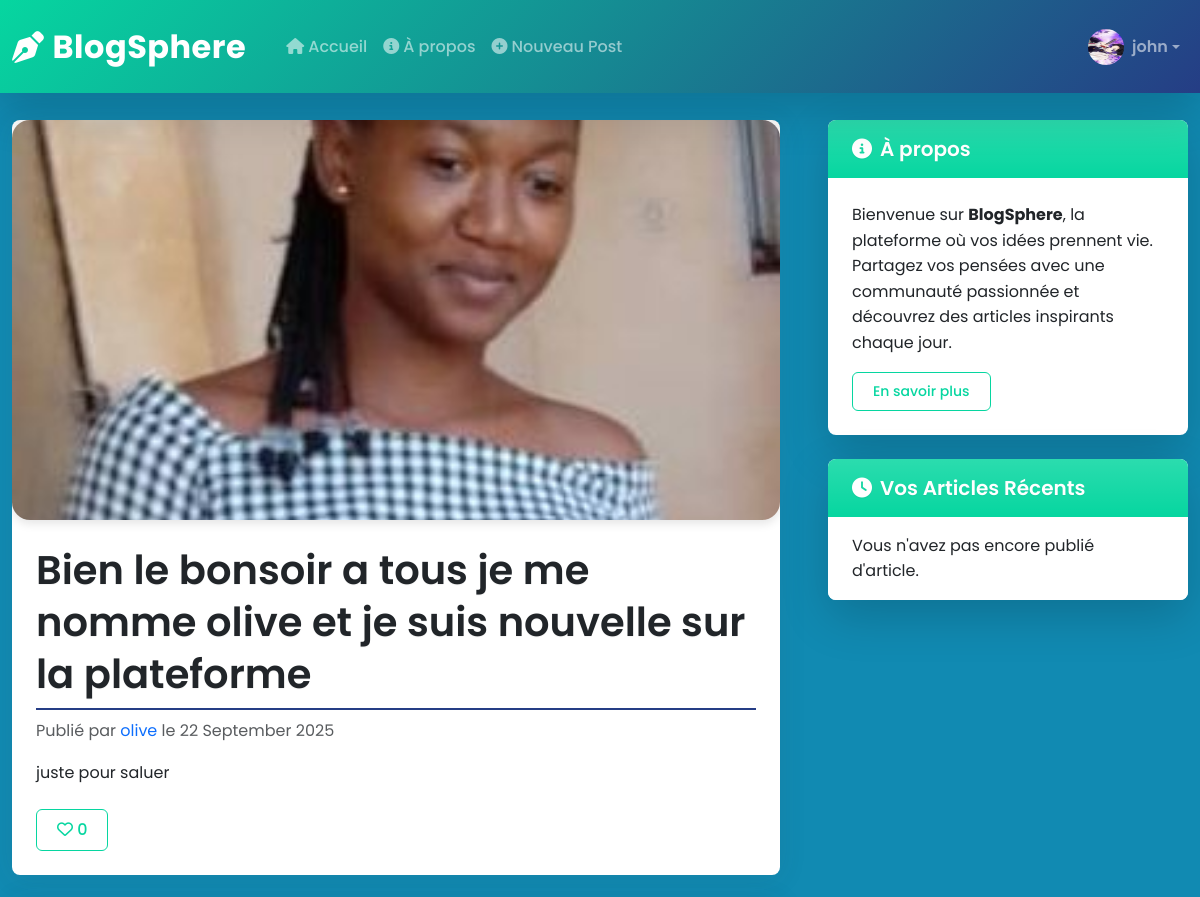
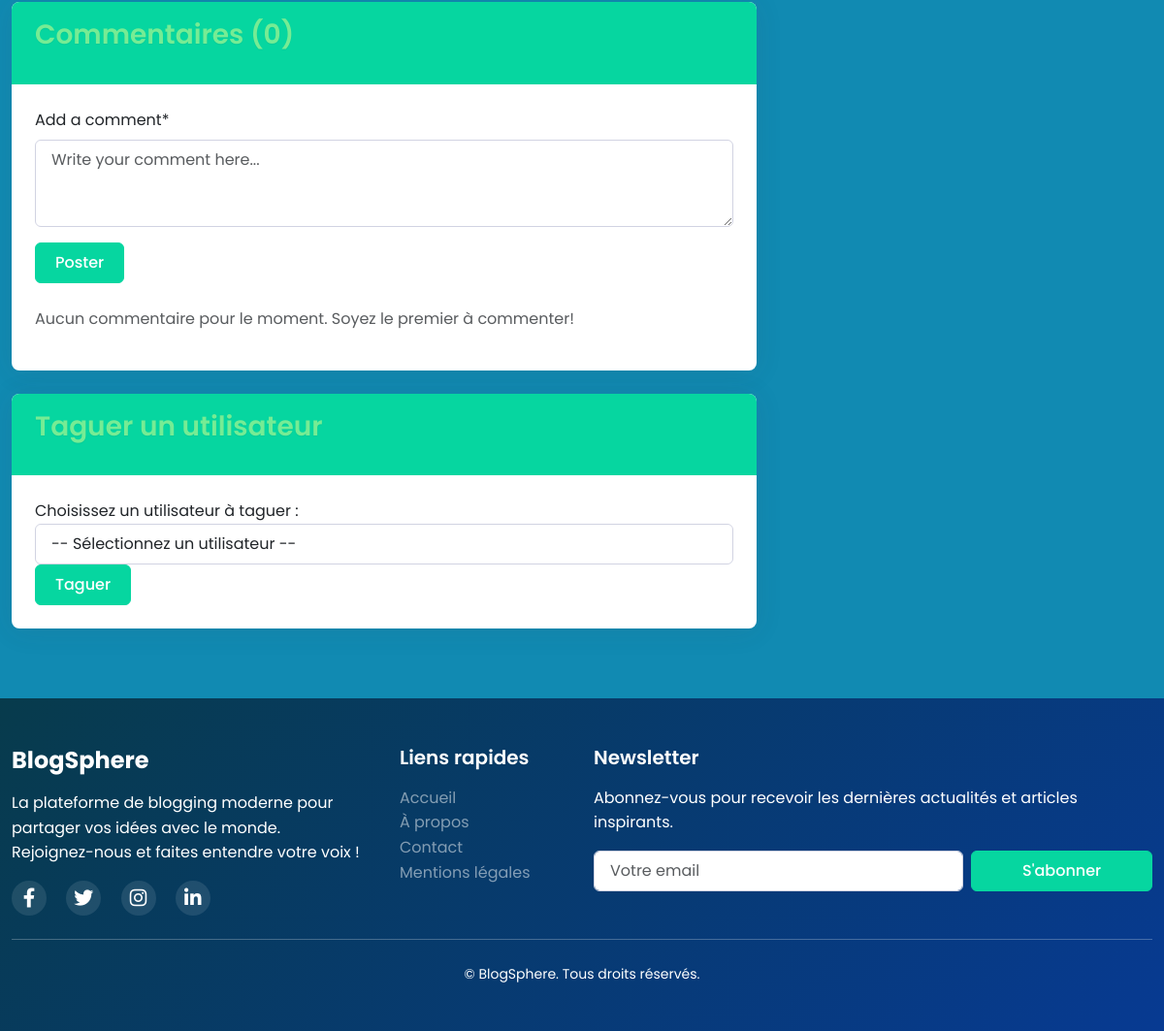
The page /post/17/ (signed in) on the database its author committed (2 pictures, top to bottom).
### blog/models.py (models this page shows, shortened)
class Person(AbstractBaseUser, PermissionsMixin):
    SEX_TYPES = (
        ('M', 'Male'),
        ('F', 'Feminine'),
    )
    username = models.CharField(max_length=150, unique=False)  # unique ajouté pour éviter doublons
    email = models.EmailField(unique=True)
    sex = models.CharField(max_length=1, choices=SEX_TYPES, blank=True, null=True)
    profile_picture = models.ImageField(upload_to='profiles/', blank=True, null=True, default='default.jpg')
    is_staff = models.BooleanField(default=False)
    is_superuser = models.BooleanField(default=False)
    is_active = models.BooleanField(default=True)
    groups = models.ManyToManyField(
        Group,
        related_name='person_set',
        blank=True,
        verbose_name='groups',
        help_text='The groups this user belongs to.'
    )
    user_permissions = models.ManyToManyField(
        Permission,
        related_name='person_permissions_set',
        blank=True,
        verbose_name='user permissions',
        help_text='Specific permissions for this user.'
    )
    objects = UserManager()
    USERNAME_FIELD = 'email'
    REQUIRED_FIELDS = ['username']
    class Meta:
        verbose_name = "Person"
        verbose_name_plural = "Persons"
        constraints = [
            models.UniqueConstraint(fields=['username', 'email'], name='unique_person_username_email')
        ]
    def __str__(self):
        return self.username

class Profile(models.Model):
    user = models.OneToOneField(Person, on_delete=models.CASCADE)
    image = models.ImageField(default='default.jpg', upload_to='profile_pics')
    bio = models.TextField(max_length=500, blank=True)

class Post(models.Model):
    title = models.CharField(max_length=200)
    content = models.TextField()
    date_posted = models.DateTimeField(default=timezone.now)
    author = models.ForeignKey(Person, on_delete=models.CASCADE)
    image = models.ImageField(upload_to='post_images', blank=True, null=True)
    likes = models.ManyToManyField(Person, related_name='blog_posts', blank=True)
    def total_likes(self):
        return self.likes.count()

### blog/views.py (the view)
# urls.py: path('post/<int:pk>/', PostDetailView.as_view(), name='post-detail'),
class PostDetailView(DetailView):
    model = Post
    template_name = 'blog/post_detail.html'
    context_object_name = 'post'
    def get_context_data(self, **kwargs):
        context = super().get_context_data(**kwargs)
        post = self.get_object()
        comments = post.comments.filter(approved_comment=True)
        context['comments'] = [comment.format_text_with_mentions() for comment in comments]
        context['comment_form'] = CommentForm()
        if self.request.user.is_authenticated:
            context['all_users'] = Person.objects.exclude(id=self.request.user.id)
        else:
            context['all_users'] = Person.objects.none()
        return context

### blog/templates/blog/post_detail.html (shortened to what this page needs)
{% extends "blog/base.html" %}
{% load crispy_forms_tags %}
{% block content %}
    <article class="card mb-4">
        {% if post.image %}
            <img src="{{ post.image.url }}" class="card-img-top post-image" alt="{{ post.title }}">
        {% endif %}
        <div class="card-body">
            <h1 class="card-title">{{ post.title }}</h1>
            <p class="text-muted">Publié par <a href="{% url 'user-posts' post.author.username %}">{{ post.author }}</a> le {{ post.date_posted|date:"d F Y" }}</p>
            <div class="card-text">{{ post.content|linebreaks }}</div>
            <div class="mt-4 d-flex justify-content-between">
                <div>
                    <button id="like-btn" class="btn btn-outline-primary like-btn" data-post-id="{{ post.id }}">
                        <i class="far fa-heart"></i> <span id="like-count">{{ post.total_likes }}</span>
                    </button>
                </div>
            </div>
        </div>
    </article>
    <section class="card mb-4">
        <div class="card-header">
            <h3>Commentaires ({{ post.comments.count }})</h3>
        </div>
        <div class="card-body">
            {% if user.is_authenticated %}
                <form method="post" class="mb-4">
                    {{ comment_form|crispy }}
                    <button type="submit" class="btn btn-primary">Poster</button>
                </form>
            {% else %}
                <p class="text-muted">Vous devez être connecté pour commenter. <a href="{% url 'login' %}">Connectez-vous</a> ou <a href="{% url 'register' %}">inscrivez-vous</a>.</p>
            {% endif %}
            <div class="comments-section">
                {% for comment in comments %}
                    <div class="comment mb-3">
                        <div class="d-flex justify-content-between">
                            <strong>{{ comment.author.username }}</strong>
                            <small class="text-muted">{{ comment.created_date|timesince }} ago</small>
                        </div>
                        <p>{{ comment|safe }}</p>
                        {% if comment.author == user or user.is_superuser %}
                            <div>
                                <a href="#" class="text-danger">Supprimer</a>
                            </div>
                        {% endif %}
                    </div>
                    {% if not forloop.last %}<hr>{% endif %}
                {% empty %}
                    <p class="text-muted">Aucun commentaire pour le moment. Soyez le premier à commenter!</p>
                {% endfor %}
            </div>
        </div>
    </section>
    <section class="card mb-4">
        <div class="card-header">
            <h3>Taguer un utilisateur</h3>
        </div>
        <div class="card-body">
            {% if user.is_authenticated %}
                <form method="post" action="{% url 'post-tag-user' post.id  %}">
                    <div class="form-group">
                        <label for="user">Choisissez un utilisateur à taguer :</label>
                        <select name="user" class="form-control" required>
                            <option value="">-- Sélectionnez un utilisateur --</option>
                        </select>
                    </div>
                    <button type="submit" class="btn btn-primary">Taguer</button>
                </form>
            {% else %}
                <p class="text-muted">Vous devez être connecté pour taguer un utilisateur.</p>
            {% endif %}
        </div>
    </section>
{% endblock %}

### blog/templates/blog/base.html (shortened to what this page needs)
{% load static %}
<!DOCTYPE html>
<html lang="fr">
<head>
    <link rel="stylesheet" href="https://cdn.jsdelivr.net/npm/bootstrap-icons@1.11.1/font/bootstrap-icons.css">
    <link href="https://cdn.jsdelivr.net/npm/bootstrap@5.3.0/dist/css/bootstrap.min.css" rel="stylesheet" />
    <link rel="stylesheet" href="https://cdnjs.cloudflare.com/ajax/libs/font-awesome/6.4.0/css/all.min.css" />
    <link rel="stylesheet" href="https://cdnjs.cloudflare.com/ajax/libs/animate.css/4.1.1/animate.min.css" />
    <link rel="stylesheet" href="{% static 'blog/css/main.css' %}" />
</head>
<body class="d-flex flex-column min-vh-100">
    <header>
        <nav class="navbar navbar-expand-lg navbar-dark shadow-lg fixed-top py-3 custom-navbar">
            <div class="container">
                <a class="navbar-brand fw-bold fs-2 d-flex align-items-center" href="{% url 'blog-home' %}">
                    <i class="fas fa-pen-nib me-2"></i>BlogSphere
                </a>
                <div class="collapse navbar-collapse" id="navbarNav">
                    <ul class="navbar-nav me-auto ms-3">
                        <li class="nav-item">
                            <a class="nav-link {% if request.resolver_match.url_name == 'blog-home' %}active{% endif %}" href="{% url 'blog-home' %}">
                                <i class="fas fa-home me-1"></i>Accueil
                            </a>
                        </li>
                        <li class="nav-item">
                            <a class="nav-link {% if request.resolver_match.url_name == 'blog-about' %}active{% endif %}" href="{% url 'blog-about' %}">
                                <i class="fas fa-info-circle me-1"></i>À propos
                            </a>
                        </li>
                        {% if user.is_authenticated %}
                        <li class="nav-item">
                            <a class="nav-link" href="{% url 'post-create' %}">
                                <i class="fas fa-plus-circle me-1"></i>Nouveau Post
                            </a>
                        </li>
                        {% endif %}
                    </ul>
                    <ul class="navbar-nav ms-auto">
                        {% if user.is_authenticated %}
                        <li class="nav-item dropdown">
                            <a class="nav-link dropdown-toggle d-flex align-items-center" href="#" id="userDropdown"
                               role="button" data-bs-toggle="dropdown" aria-expanded="false">
                                {% if user.profile.image %}
                                    <img src="{{ user.profile.image.url }}"
                                         class="rounded-circle profile-img me-2" width="36" height="36" alt="Profile" />
                                {% else %}
                                    <img src="https://ui-avatars.com/api/?name={{ user.username }}&background=random"
                                         class="rounded-circle profile-img me-2" width="36" height="36" alt="Profile" />
                                {% endif %}
                                <span class="fw-semibold">{{ user.username }}</span>
                            </a>
                        </li>
                        {% endif %}
                    </ul>
                </div>
            </div>
        </nav>
    </header>
    <main class="flex-grow-1 mt-5 pt-4">
        <div class="container my-5">
            <div class="row g-5">
                <div class="col-lg-8">
                    {% block content %}{% endblock %}
                </div>
                <div class="col-lg-4">
                    <div class="sticky-top custom-sticky">
                        <div class="card shadow-lg mb-4 animate__animated animate__fadeInRight">
                            <div class="card-header bg-gradient text-white custom-card-header">
                                <h5 class="mb-0"><i class="fas fa-info-circle me-2"></i>À propos</h5>
                            </div>
                            <div class="card-body">
                                <p class="card-text">
                                    Bienvenue sur <b>BlogSphere</b>, la plateforme où vos idées prennent vie.<br>
                                    Partagez vos pensées avec une communauté passionnée et découvrez des articles inspirants chaque jour.
                                </p>
                                <a href="{% url 'blog-about' %}" class="btn btn-outline-primary btn-sm">En savoir plus</a>
                            </div>
                        </div>
                        <div class="card shadow-lg animate__animated animate__fadeInRight animate__delay-1s">
                            <div class="card-header bg-gradient text-white custom-card-header">
                                <h5 class="mb-0"><i class="fas fa-clock me-2"></i>Vos Articles Récents</h5>
                            </div>
                            <div class="card-body p-0">
                                <div class="list-group list-group-flush">
                                    {% if user.is_authenticated and user_recent_posts %}
                                        {% for post in user_recent_posts %}
                                        <a href="{% url 'post-detail' post.pk %}"
                                           class="list-group-item list-group-item-action d-flex justify-content-between align-items-center">
                                            <span>{{ post.title|truncatechars:5 }}</span>
                                            <span class="badge bg-primary rounded-pill">{{ post.comments.count }}</span>
                                        </a>
                                        {% endfor %}
                                    {% elif user.is_authenticated %}
                                        <div class="list-group-item">Vous n'avez pas encore publié d'article.</div>
                                    {% else %}
                                        <div class="list-group-item">Connectez-vous pour voir vos articles récents.</div>
                                    {% endif %}
                                </div>
                            </div>
                        </div>
                    </div>
                </div>
            </div>
        </div>
    </main>
    <footer class="footer-bg text-white py-5 mt-auto">
        <div class="container">
            <div class="row">
                <div class="col-md-4 mb-4 mb-md-0">
                    <h4 class="fw-bold mb-3">BlogSphere</h4>
                    <p>
                        La plateforme de blogging moderne pour partager vos idées avec le monde.<br>
                        Rejoignez-nous et faites entendre votre voix !
                    </p>
                    <div class="social-icons mt-3">
                        <a href="#" class="text-white me-3 fs-5"><i class="fab fa-facebook-f"></i></a>
                        <a href="#" class="text-white me-3 fs-5"><i class="fab fa-twitter"></i></a>
                        <a href="#" class="text-white me-3 fs-5"><i class="fab fa-instagram"></i></a>
                        <a href="#" class="text-white fs-5"><i class="fab fa-linkedin-in"></i></a>
                    </div>
                </div>
                <div class="col-md-2 mb-4 mb-md-0">
                    <h5 class="mb-3">Liens rapides</h5>
                    <ul class="list-unstyled">
                        <li><a href="{% url 'blog-home' %}" class="text-white-50">Accueil</a></li>
                        <li><a href="{% url 'blog-about' %}" class="text-white-50">À propos</a></li>
                        <li><a href="{% url 'blog-Contact' %}" class="text-white-50">Contact</a></li>
                        <li><a href="{% url 'privacy-policy' %}" class="text-white-50">Mentions légales</a></li>
                    </ul>
                </div>
                <div class="col-md-6">
                    <h5 class="mb-3">Newsletter</h5>
                    <p>Abonnez-vous pour recevoir les dernières actualités et articles inspirants.</p>
                    <form class="row g-2" method="post" action="{% url 'newsletter-subscribe' %}">
                        <div class="col-8">
                            <input type="email" name="email" class="form-control" placeholder="Votre email" required />
                        </div>
                        <div class="col-4">
                            <button type="submit" class="btn btn-primary w-100">S'abonner</button>
                        </div>
                    </form>
                </div>
            </div>
            <hr class="my-4 bg-secondary" />
            <div class="text-center">
                <p class="mb-0 small">&copy; {{ now|date:"Y" }} BlogSphere. Tous droits réservés.</p>
            </div>
        </div>
    </footer>
</body>
</html>

### rows shown on the page
Person: profile.image (picture), username "john"
Post: image (picture), title "Bien le bonsoir a tous je me nomme olive et je suis nouvelle sur la plateforme", author "olive", date_posted "22 September 2025", content "juste pour saluer", total_likes "0", comments.count "0"
